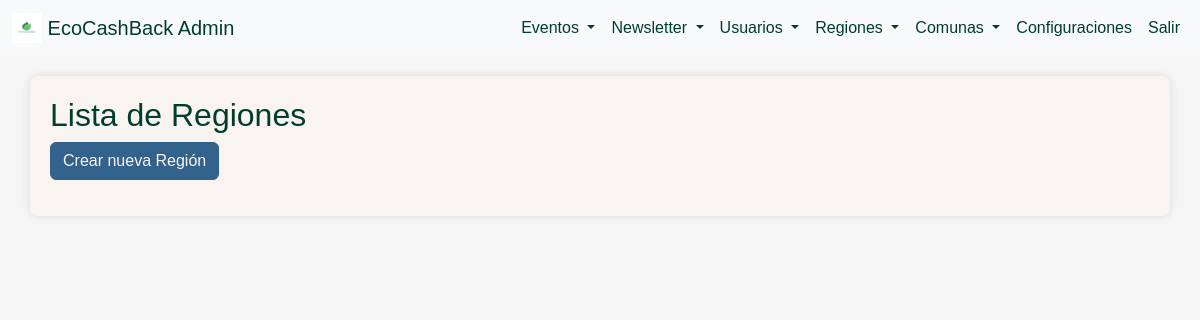
Page /administracion/regiones/ on the earlier database version.
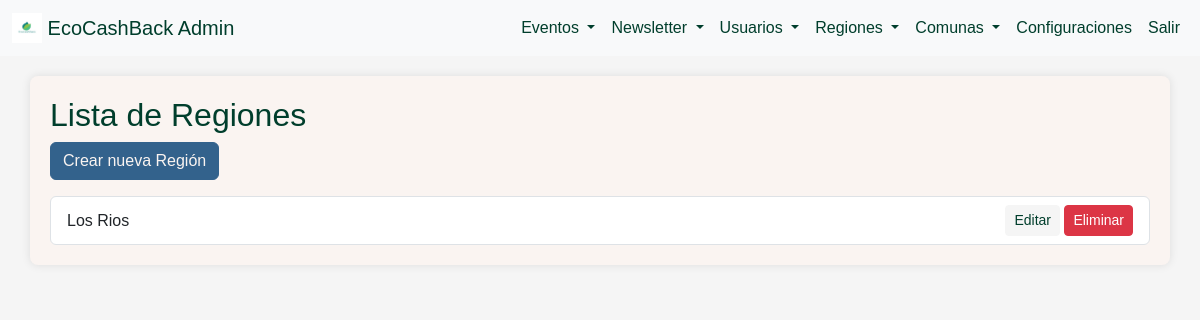
Same page on the later database version.
### administracion/models.py (models this page shows, shortened)
class Region(models.Model):
    region_id = models.AutoField(primary_key=True)
    nombre = models.CharField(max_length=100)

### administracion/views.py (the view)
# urls.py: path('regiones/', region_list, name='region_list'),
def region_list(request):
    regiones = Region.objects.all()
    return render(request, 'administracion/ubicacion/region_list.html', {'regiones': regiones})

### administracion/templates/administracion/ubicacion/region_list.html (shortened to what this page needs)
{% load static %}
<!DOCTYPE html>
<html lang="es">
<head>
    <link rel="stylesheet" href="https://cdn.jsdelivr.net/npm/bootstrap@5.3.3/dist/css/bootstrap.min.css">
    <link rel="stylesheet" href="{% static 'css/admin_styles.css' %}">
</head>
<body>
    <nav class="navbar navbar-expand-lg navbar-light bg-light">
        <div class="container-fluid">
            <a class="navbar-brand" href="{% url 'admin_dashboard' %}">
                <img src="{% static 'img/logo-ecocashback.jpeg' %}" alt="Logo-EcoCashBack" width="30" height="30" class="d-inline-block align-top">
                EcoCashBack Admin
            </a>
            <div class="collapse navbar-collapse" id="navbarNav">
                <ul class="navbar-nav ms-auto">
                    <li class="nav-item dropdown">
                        <a class="nav-link dropdown-toggle" href="#" id="eventosDropdown" role="button" data-bs-toggle="dropdown" aria-expanded="false">
                            Eventos
                        </a>
                    </li>
                    <li class="nav-item dropdown">
                        <a class="nav-link dropdown-toggle" href="#" id="newsletterDropdown" role="button" data-bs-toggle="dropdown" aria-expanded="false">
                            Newsletter
                        </a>
                    </li>
                    <li class="nav-item dropdown">
                        <a class="nav-link dropdown-toggle" href="#" id="usuariosDropdown" role="button" data-bs-toggle="dropdown" aria-expanded="false">
                            Usuarios
                        </a>
                    </li>
                    <li class="nav-item dropdown">
                        <a class="nav-link dropdown-toggle" href="#" id="regionesDropdown" role="button" data-bs-toggle="dropdown" aria-expanded="false">
                            Regiones
                        </a>
                    </li>
                    <li class="nav-item dropdown">
                        <a class="nav-link dropdown-toggle" href="#" id="comunasDropdown" role="button" data-bs-toggle="dropdown" aria-expanded="false">
                            Comunas
                        </a>
                    </li>
                    <li class="nav-item">
                        <a class="nav-link" href="#">Configuraciones</a>
                    </li>
                    <li class="nav-item">
                        <a class="nav-link" href="#">Salir</a>
                    </li>
                </ul>
            </div>
        </div>
    </nav>
    <div class="container">
        <h2>Lista de Regiones</h2>
        <a class="btn btn-primary" href="{% url 'region_create' %}">Crear nueva Región</a>
        <ul class="list-group mt-3">
            {% for region in regiones %}
                <li class="list-group-item d-flex justify-content-between align-items-center">
                    {{ region.nombre }}
                    <div>
                        <a class="btn btn-secondary btn-sm" href="{% url 'region_update' region.pk %}">Editar</a>
                        <a class="btn btn-danger btn-sm" href="{% url 'region_delete' region.pk %}">Eliminar</a>
                    </div>
                </li>
            {% endfor %}
        </ul>
    </div>
</body>
</html>

Differences in the rows shown:
added Region: nombre "Los Rios"
